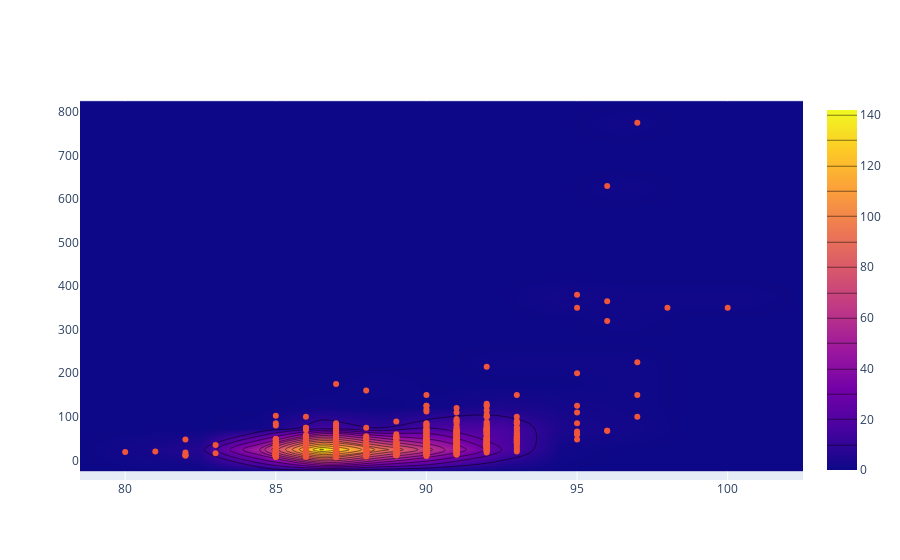

Notebook source saved alongside this figure:
### Code cell
iplot([go.Histogram2dContour(x=reviews.head(500)['points'], 
                             y=reviews.head(500)['price'], 
                             contours=go.Contours(coloring='heatmap')),
       go.Scatter(x=reviews.head(1000)['points'], y=reviews.head(1000)['price'], mode='markers')])

### Figure 1 — Plotly figure (JSON) as saved in the notebook; plotly's stock layout.template omitted (floating-point values rounded to 4 significant figures; data arrays with more than 128 entries replaced by an {"elided": "..."} marker saying what was removed)
{"data": [{"autocontour": true, "contours": {"coloring": "heatmap", "end": 140, "size": 10, "start": 10}, "type": "histogram2dcontour", "x": {"elided": "500 int values"}, "y": {"elided": "500 int values"}}, {"mode": "markers", "type": "scatter", "x": {"elided": "1000 int values"}, "y": {"elided": "1000 int values"}}], "layout": {"autosize": true, "xaxis": {"autorange": true, "range": [78.5, 102.5], "type": "linear"}, "yaxis": {"autorange": true, "range": [-49.25, 831.3], "type": "linear"}}}
